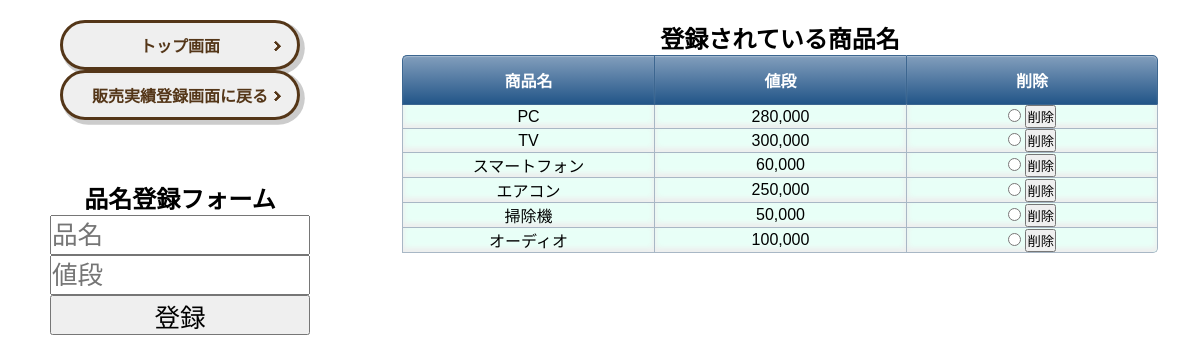
The page /itemsList on the database as committed earlier.
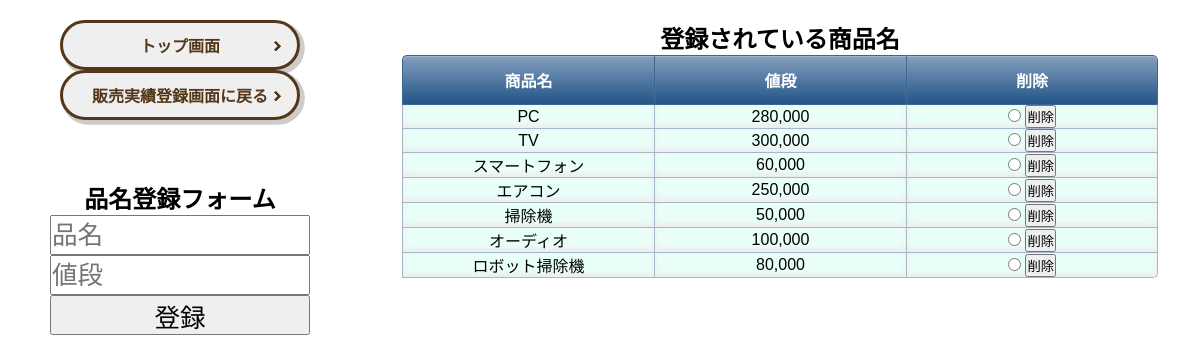
The same page on the database as committed later.
### tables this page shows
CREATE TABLE itemstable(
                id integer primary key autoincrement,
                name text, 
                price integer
                );

### main.py (the view)
@app.route("/itemsList", methods=["GET","POST"])
def items():
    database = data_fetch(DATABASE,'itemstable')
    db = ({'id':data[0],'name':data[1],'price':data[2]} for data in database)
    return render_template("itemsList.html", db=db)

### _sql.py (called while the page is built)
def data_fetch(database,table):
    con = sqlite3.connect(database)
    cur = con.cursor()
    if table == 'itemstable':
        db = cur.execute('select * from itemstable').fetchall()
    elif table == 'salestable':
        db = cur.execute('select * from salestable order by date').fetchall()
    cur.close()
    con.close()
    return db

### templates/itemsList.html
{% extends 'base.html' %}
{% block body %}
<div class="wrapper">
    <div class="left-column">
        <div class="button-container">
            <p class="button_solid017"><a href="{{ url_for('index') }}">トップ画面</a></p>
            <p class="button_solid017"><a href="{{ url_for('sales') }}">販売実績登録画面に戻る</a></p>
        </div>
        <div class="form-container">
            <h2 class="form-title">品名登録フォーム</h2>
            <form method="post" action="{{ url_for('register',key='items')}}">
                <p><input type="text" class="form-input" name="name" placeholder="品名" required></p>
                <p><input type="number"  class="form-input" name="price" placeholder="値段" required></p>
                <p><input type="submit" class="form-input" value="登録"></p>
            </form>
        </div>
    </div>
    <div class="right-column">
        <div class="item-container">
            <h2>登録されている商品名</h2>
            <table>
                <th>商品名</th>
                <th>値段</th>
                <th>削除</th>
                {% for data in db %}
                <tr>
                    <form method="post" action="{{ url_for('delete',key='items') }}">
                        <td>{{ data.name }}</td>
                        <td>{{ "{:,d}".format(data.price) }}</td>
                        <td class="delete_btn">
                            <input type="radio" name="id" value="{{ data.id }}" required>
                            <input class="btn" type="submit" value="削除">
                        </td>
                    </form>
                </tr>
                {% endfor %}
            </table>
        </div>
    </div>
</div>
{% endblock %}

Rows that differ between the two databases and show on the page:
added itemstable: name "ロボット掃除機", price "80,000"
